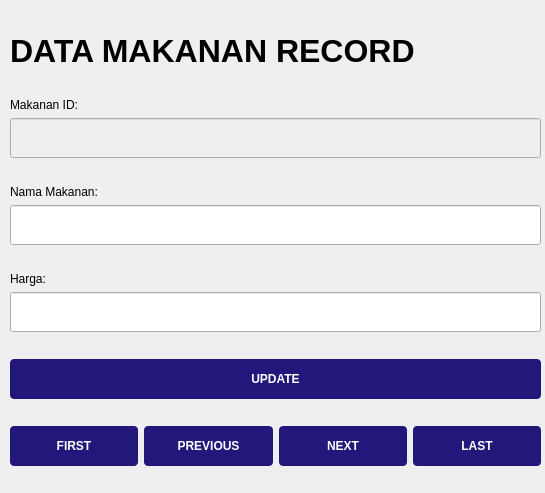
<?xml version="1.0" encoding="UTF-8"?>
<ui version="4.0">
 <class>Dialog</class>
 <widget class="QDialog" name="Dialog">
  <property name="geometry">
   <rect>
    <x>0</x>
    <y>0</y>
    <width>545</width>
    <height>493</height>
   </rect>
  </property>
  <property name="windowTitle">
   <string>Dialog</string>
  </property>
  <widget class="QWidget" name="verticalLayoutWidget">
   <property name="geometry">
    <rect>
     <x>10</x>
     <y>10</y>
     <width>531</width>
     <height>481</height>
    </rect>
   </property>
   <layout class="QVBoxLayout" name="MainLayout">
    <property name="sizeConstraint">
     <enum>QLayout::SetDefaultConstraint</enum>
    </property>
    <item>
     <widget class="QLabel" name="judul">
      <property name="sizePolicy">
       <sizepolicy hsizetype="Fixed" vsizetype="Fixed">
        <horstretch>0</horstretch>
        <verstretch>0</verstretch>
       </sizepolicy>
      </property>
      <property name="minimumSize">
       <size>
        <width>0</width>
        <height>40</height>
       </size>
      </property>
      <property name="font">
       <font>
        <pointsize>24</pointsize>
        <weight>75</weight>
        <bold>true</bold>
       </font>
      </property>
      <property name="text">
       <string>DATA MAKANAN RECORD</string>
      </property>
     </widget>
    </item>
    <item>
     <layout class="QVBoxLayout" name="verticalLayout_14">
      <item>
       <layout class="QVBoxLayout" name="verticalLayout_2">
        <item>
         <widget class="QLabel" name="labelid">
          <property name="sizePolicy">
           <sizepolicy hsizetype="Fixed" vsizetype="Fixed">
            <horstretch>0</horstretch>
            <verstretch>0</verstretch>
           </sizepolicy>
          </property>
          <property name="text">
           <string>Makanan ID:</string>
          </property>
         </widget>
        </item>
        <item>
         <widget class="QLineEdit" name="ID">
          <property name="enabled">
           <bool>false</bool>
          </property>
          <property name="sizePolicy">
           <sizepolicy hsizetype="Expanding" vsizetype="Fixed">
            <horstretch>0</horstretch>
            <verstretch>0</verstretch>
           </sizepolicy>
          </property>
          <property name="minimumSize">
           <size>
            <width>0</width>
            <height>40</height>
           </size>
          </property>
         </widget>
        </item>
       </layout>
      </item>
     </layout>
    </item>
    <item>
     <layout class="QVBoxLayout" name="verticalLayout_13">
      <item>
       <widget class="QLabel" name="labelnama">
        <property name="sizePolicy">
         <sizepolicy hsizetype="Fixed" vsizetype="Fixed">
          <horstretch>0</horstretch>
          <verstretch>0</verstretch>
         </sizepolicy>
        </property>
        <property name="text">
         <string>Nama Makanan:</string>
        </property>
       </widget>
      </item>
      <item>
       <widget class="QLineEdit" name="NAMA">
        <property name="enabled">
         <bool>true</bool>
        </property>
        <property name="sizePolicy">
         <sizepolicy hsizetype="Expanding" vsizetype="Fixed">
          <horstretch>0</horstretch>
          <verstretch>0</verstretch>
         </sizepolicy>
        </property>
        <property name="minimumSize">
         <size>
          <width>0</width>
          <height>40</height>
         </size>
        </property>
       </widget>
      </item>
     </layout>
    </item>
    <item>
     <layout class="QVBoxLayout" name="verticalLayout_12">
      <item>
       <widget class="QLabel" name="labelharga">
        <property name="sizePolicy">
         <sizepolicy hsizetype="Fixed" vsizetype="Fixed">
          <horstretch>0</horstretch>
          <verstretch>0</verstretch>
         </sizepolicy>
        </property>
        <property name="text">
         <string>Harga:</string>
        </property>
       </widget>
      </item>
      <item>
       <widget class="QLineEdit" name="HARGA">
        <property name="enabled">
         <bool>true</bool>
        </property>
        <property name="sizePolicy">
         <sizepolicy hsizetype="Expanding" vsizetype="Fixed">
          <horstretch>0</horstretch>
          <verstretch>0</verstretch>
         </sizepolicy>
        </property>
        <property name="minimumSize">
         <size>
          <width>0</width>
          <height>40</height>
         </size>
        </property>
       </widget>
      </item>
     </layout>
    </item>
    <item>
     <widget class="QPushButton" name="UPDATE">
      <property name="minimumSize">
       <size>
        <width>0</width>
        <height>40</height>
       </size>
      </property>
      <property name="styleSheet">
       <string notr="true">background: #22177A;
color: white;
font-weight: bold;
border: none;
padding-left: 20px;
padding-right: 20px;
border-radius: 4px;</string>
      </property>
      <property name="text">
       <string>UPDATE</string>
      </property>
     </widget>
    </item>
    <item>
     <layout class="QHBoxLayout" name="horizontalLayout_2">
      <item>
       <widget class="QPushButton" name="FIRST">
        <property name="sizePolicy">
         <sizepolicy hsizetype="Minimum" vsizetype="Fixed">
          <horstretch>0</horstretch>
          <verstretch>0</verstretch>
         </sizepolicy>
        </property>
        <property name="minimumSize">
         <size>
          <width>0</width>
          <height>40</height>
         </size>
        </property>
        <property name="styleSheet">
         <string notr="true">background: #22177A;
color: white;
font-weight: bold;
border: none;
padding-left: 20px;
padding-right: 20px;
border-radius: 4px;</string>
        </property>
        <property name="text">
         <string>FIRST</string>
        </property>
       </widget>
      </item>
      <item>
       <widget class="QPushButton" name="PREV">
        <property name="sizePolicy">
         <sizepolicy hsizetype="Minimum" vsizetype="Fixed">
          <horstretch>0</horstretch>
          <verstretch>0</verstretch>
         </sizepolicy>
        </property>
        <property name="minimumSize">
         <size>
          <width>0</width>
          <height>40</height>
         </size>
        </property>
        <property name="styleSheet">
         <string notr="true">background: #22177A;
color: white;
font-weight: bold;
border: none;
padding-left: 20px;
padding-right: 20px;
border-radius: 4px;</string>
        </property>
        <property name="text">
         <string>PREVIOUS</string>
        </property>
       </widget>
      </item>
      <item>
       <widget class="QPushButton" name="NEXT">
        <property name="sizePolicy">
         <sizepolicy hsizetype="Minimum" vsizetype="Fixed">
          <horstretch>0</horstretch>
          <verstretch>0</verstretch>
         </sizepolicy>
        </property>
        <property name="minimumSize">
         <size>
          <width>0</width>
          <height>40</height>
         </size>
        </property>
        <property name="styleSheet">
         <string notr="true">background: #22177A;
color: white;
font-weight: bold;
border: none;
padding-left: 20px;
padding-right: 20px;
border-radius: 4px;</string>
        </property>
        <property name="text">
         <string>NEXT</string>
        </property>
       </widget>
      </item>
      <item>
       <widget class="QPushButton" name="LAST">
        <property name="sizePolicy">
         <sizepolicy hsizetype="Minimum" vsizetype="Fixed">
          <horstretch>0</horstretch>
          <verstretch>0</verstretch>
         </sizepolicy>
        </property>
        <property name="minimumSize">
         <size>
          <width>0</width>
          <height>40</height>
         </size>
        </property>
        <property name="styleSheet">
         <string notr="true">background: #22177A;
color: white;
font-weight: bold;
border: none;
padding-left: 20px;
padding-right: 20px;
border-radius: 4px;</string>
        </property>
        <property name="text">
         <string>LAST</string>
        </property>
       </widget>
      </item>
     </layout>
    </item>
   </layout>
  </widget>
 </widget>
 <resources/>
 <connections/>
</ui>
